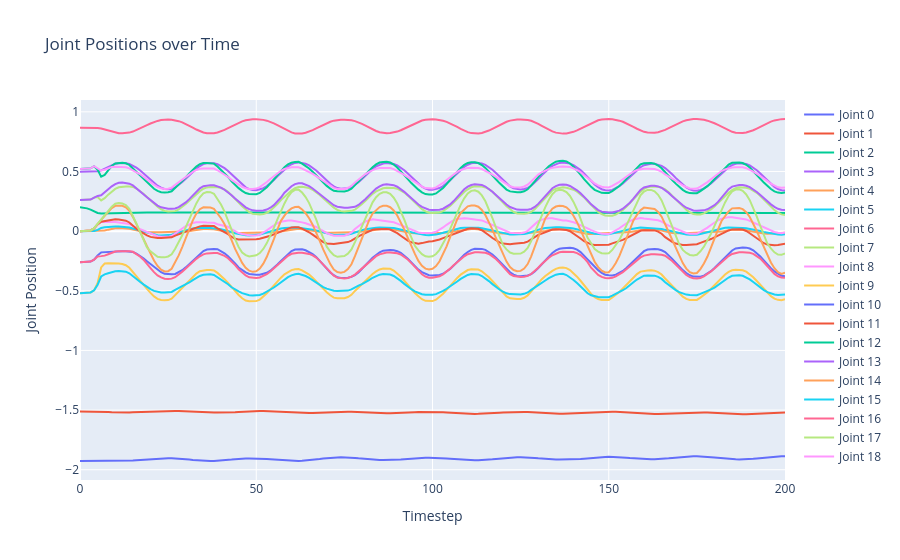

Here is the notebook cell this chart was saved with:
### Code cell
# prompt: using plotly, plot states[i].pipeline_state.qpos where i is the x axis

import plotly.graph_objects as go

x_axis = list(range(len(states)))
y_axis = [state.pipeline_state.qpos for state in states]

fig = go.Figure()

for i in range(y_axis[0].shape[0]):
  fig.add_trace(go.Scatter(x=x_axis, y=[qpos[i] for qpos in y_axis],
                         mode='lines',
                         name=f'Joint {i}'))

fig.update_layout(title='Joint Positions over Time',
                  xaxis_title='Timestep',
                  yaxis_title='Joint Position')
fig.show()

### Figure 1 — Plotly figure (JSON) as saved in the notebook; plotly's stock layout.template omitted (floating-point values rounded to 4 significant figures; data arrays with more than 128 entries replaced by an {"elided": "..."} marker saying what was removed)
{"data": [{"mode": "lines", "name": "Joint 0", "type": "scatter", "x": {"elided": "201 int values"}, "y": {"elided": "201 float values"}}, {"mode": "lines", "name": "Joint 1", "type": "scatter", "x": {"elided": "201 int values"}, "y": {"elided": "201 float values"}}, {"mode": "lines", "name": "Joint 2", "type": "scatter", "x": {"elided": "201 int values"}, "y": {"elided": "201 float values"}}, {"mode": "lines", "name": "Joint 3", "type": "scatter", "x": {"elided": "201 int values"}, "y": {"elided": "201 float values"}}, {"mode": "lines", "name": "Joint 4", "type": "scatter", "x": {"elided": "201 int values"}, "y": {"elided": "201 float values"}}, {"mode": "lines", "name": "Joint 5", "type": "scatter", "x": {"elided": "201 int values"}, "y": {"elided": "201 float values"}}, {"mode": "lines", "name": "Joint 6", "type": "scatter", "x": {"elided": "201 int values"}, "y": {"elided": "201 float values"}}, {"mode": "lines", "name": "Joint 7", "type": "scatter", "x": {"elided": "201 int values"}, "y": {"elided": "201 float values"}}, {"mode": "lines", "name": "Joint 8", "type": "scatter", "x": {"elided": "201 int values"}, "y": {"elided": "201 float values"}}, {"mode": "lines", "name": "Joint 9", "type": "scatter", "x": {"elided": "201 int values"}, "y": {"elided": "201 float values"}}, {"mode": "lines", "name": "Joint 10", "type": "scatter", "x": {"elided": "201 int values"}, "y": {"elided": "201 float values"}}, {"mode": "lines", "name": "Joint 11", "type": "scatter", "x": {"elided": "201 int values"}, "y": {"elided": "201 float values"}}, {"mode": "lines", "name": "Joint 12", "type": "scatter", "x": {"elided": "201 int values"}, "y": {"elided": "201 float values"}}, {"mode": "lines", "name": "Joint 13", "type": "scatter", "x": {"elided": "201 int values"}, "y": {"elided": "201 float values"}}, {"mode": "lines", "name": "Joint 14", "type": "scatter", "x": {"elided": "201 int values"}, "y": {"elided": "201 float values"}}, {"mode": "lines", "name": "Joint 15", "type": "scatter", "x": {"elided": "201 int values"}, "y": {"elided": "201 float values"}}, {"mode": "lines", "name": "Joint 16", "type": "scatter", "x": {"elided": "201 int values"}, "y": {"elided": "201 float values"}}, {"mode": "lines", "name": "Joint 17", "type": "scatter", "x": {"elided": "201 int values"}, "y": {"elided": "201 float values"}}, {"mode": "lines", "name": "Joint 18", "type": "scatter", "x": {"elided": "201 int values"}, "y": {"elided": "201 float values"}}], "layout": {"title": {"text": "Joint Positions over Time"}, "xaxis": {"title": {"text": "Timestep"}}, "yaxis": {"title": {"text": "Joint Position"}}}}
